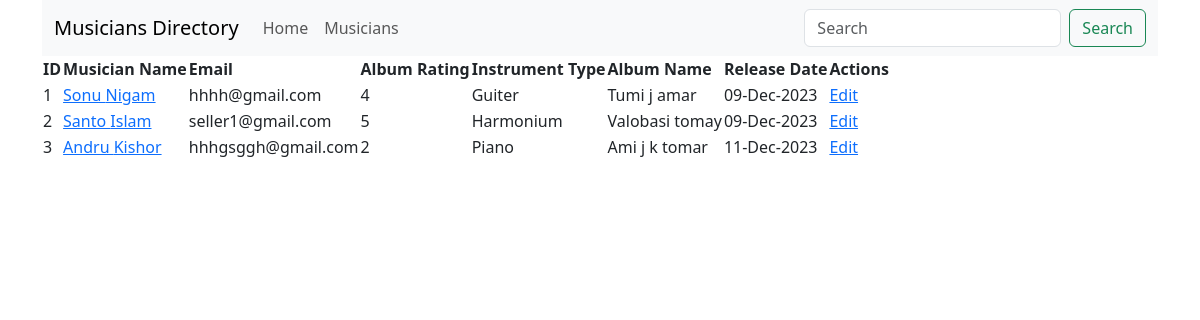
Page /musicians/ on the committed database.
### musicians/models.py (models this page shows, shortened)
class Musician(models.Model):
    first_name = models.CharField(max_length=50)
    last_name = models.CharField(max_length=50)
    email = models.EmailField()
    phone_number = models.CharField(max_length=20)
    instrument_type = models.CharField(max_length=50)

class Album(models.Model):
    album_name = models.CharField(max_length=100)
    musician = models.ForeignKey(Musician, on_delete=models.CASCADE)
    release_date = models.DateField()
    rating = models.IntegerField(choices=[(i, i) for i in range(1, 6)])

### musicians/views.py (the view)
# urls.py: path('musicians/', views.musician_list, name='musician_list'),
def musician_list(request):
    musicians = Musician.objects.all()
    return render(request, 'musicians/musician_list.html', {'musicians': musicians})

### musicians/templates/musicians/musician_list.html (shortened to what this page needs)
{% extends 'musicians/index.html' %}
{% block content %}
<table>
  <thead>
    <tr>
      <th>ID</th>
      <th>Musician Name</th>
      <th>Email</th>
      <th>Album Rating</th>
      <th>Instrument Type</th>
      <th>Album Name</th>
      <th>Release Date</th>
      <th>Actions</th>
    </tr>
  </thead>
  <tbody>
    {% for musician in musicians %}
      <tr>
        <td>{{ musician.id }}</td>
        <td><a href="{% url 'musician_detail' musician_id=musician.id %}">{{ musician.first_name }} {{ musician.last_name }}</a></td>
        <td>{{ musician.email }}</td>
        <td>
          {% for album in musician.album_set.all %}
            {{ album.rating }}
          {% endfor %}
        </td>
        <td>{{ musician.instrument_type }}</td>
        <td>
          {% for album in musician.album_set.all %}
            {{ album.album_name }}
          {% endfor %}
        </td>
        <td>
          {% for album in musician.album_set.all %}
            {{ album.release_date|date:"d-M-Y" }}
          {% endfor %}
        </td>
        <td>
          <a href="{% url 'edit_musician' musician_id=musician.id %}">Edit</a>
        </td>
      </tr>
    {% endfor %}
  </tbody>
</table>
{% endblock %}

### musicians/templates/musicians/index.html (shortened to what this page needs)
<!DOCTYPE html>
<html lang="en">
<head>
    <link href="https://cdn.jsdelivr.net/npm/bootstrap@5.3.2/dist/css/bootstrap.min.css" rel="stylesheet">
</head>
<body>
    <div class="container">
        <nav class="navbar navbar-expand-lg bg-body-tertiary">
            <div class="container-fluid">
              <a class="navbar-brand" href="#">Musicians Directory</a>
              <div class="collapse navbar-collapse" id="navbarSupportedContent">
                <ul class="navbar-nav me-auto mb-2 mb-lg-0">
                  <li class="nav-item">
                    <a class="nav-link" href="{% url 'index' %}">Home</a>
                  </li>
                  <li class="nav-item">
                    <a class="nav-link" href="{% url 'musician_list' %}">Musicians</a>
                  </li>
                </ul>
                <form class="d-flex" role="search">
                  <input class="form-control me-2" type="search" placeholder="Search" aria-label="Search">
                  <button class="btn btn-outline-success" type="submit">Search</button>
                </form>
              </div>
            </div>
          </nav>
          {% block content %}<h1>Welcome to Musicians Directory Practice 15.5</h1>{% endblock %}
    </div>
</body>
</html>

### rows in the picture
Musician: id "1", first_name "Sonu", last_name "Nigam", email "hhhh@gmail.com", instrument_type "Guiter"
Album: rating "4", album_name "Tumi j amar", release_date "09-Dec-2023"
Musician: id "2", first_name "Santo", last_name "Islam", email "seller1@gmail.com", instrument_type "Harmonium"
Album: rating "5", album_name "Valobasi tomay", release_date "09-Dec-2023"
Musician: id "3", first_name "Andru", last_name "Kishor", email "hhhgsggh@gmail.com", instrument_type "Piano"
Album: rating "2", album_name "Ami j k tomar", release_date "11-Dec-2023"
